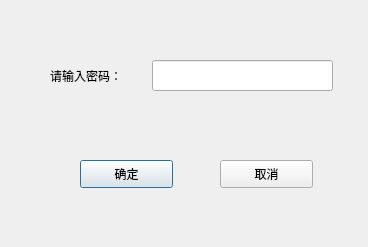
<?xml version="1.0" encoding="UTF-8"?>
<ui version="4.0">
 <class>Dialog</class>
 <widget class="QDialog" name="Dialog">
  <property name="geometry">
   <rect>
    <x>0</x>
    <y>0</y>
    <width>368</width>
    <height>247</height>
   </rect>
  </property>
  <property name="windowTitle">
   <string>Dialog</string>
  </property>
  <widget class="QLineEdit" name="lineEdit">
   <property name="geometry">
    <rect>
     <x>152</x>
     <y>60</y>
     <width>181</width>
     <height>31</height>
    </rect>
   </property>
  </widget>
  <widget class="QLabel" name="label">
   <property name="geometry">
    <rect>
     <x>50</x>
     <y>60</y>
     <width>91</width>
     <height>31</height>
    </rect>
   </property>
   <property name="text">
    <string>请输入密码：</string>
   </property>
  </widget>
  <widget class="QPushButton" name="pushButton_ok">
   <property name="geometry">
    <rect>
     <x>80</x>
     <y>160</y>
     <width>93</width>
     <height>28</height>
    </rect>
   </property>
   <property name="text">
    <string>确定</string>
   </property>
  </widget>
  <widget class="QPushButton" name="pushButton_cancel">
   <property name="geometry">
    <rect>
     <x>220</x>
     <y>160</y>
     <width>93</width>
     <height>28</height>
    </rect>
   </property>
   <property name="text">
    <string>取消</string>
   </property>
  </widget>
 </widget>
 <resources>
  <include location="../image.qrc"/>
 </resources>
 <connections/>
</ui>
